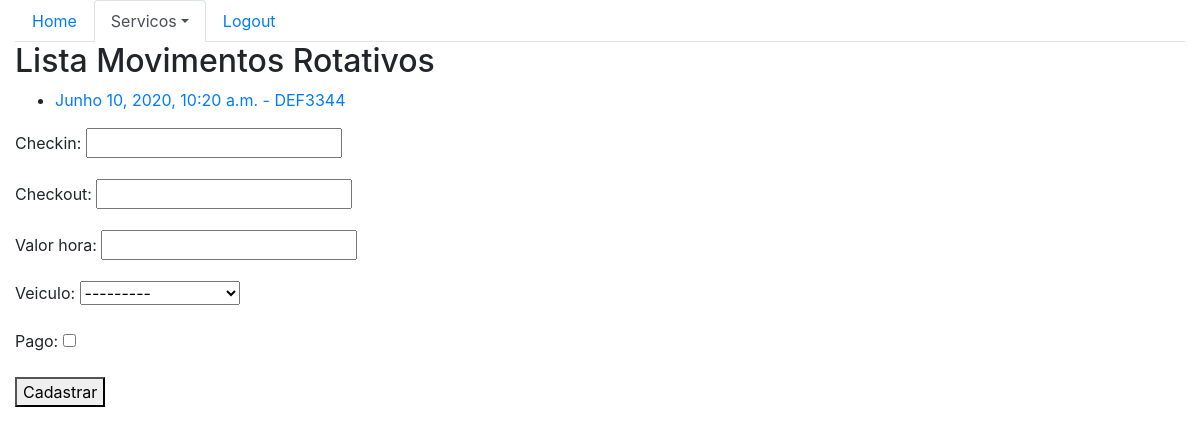
/sistema/mov-rot/, run on an earlier commit of the app's database.
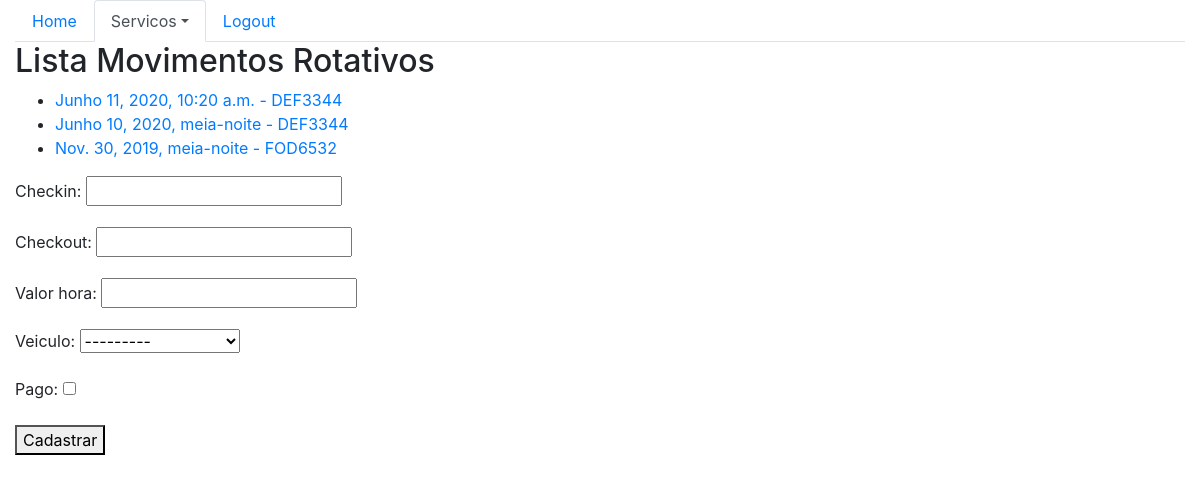
And on a later commit of the database.
### core/models.py (models this page shows, shortened)
class MovRotativo(models.Model):
    checkin = models.DateTimeField(auto_now=False)
    checkout = models.DateTimeField(auto_now=False, null=True, blank=True)
    valor_hora = models.DecimalField(max_digits=5, decimal_places=2)
    veiculo = models.ForeignKey(Veiculo, on_delete=models.PROTECT)
    pago = models.BooleanField(default=False)

class Veiculo(models.Model):
    marca = models.ForeignKey(Marca, on_delete=models.CASCADE)
    placa = models.CharField(max_length=7)
    proprietario = models.ForeignKey(Pessoa, on_delete=models.PROTECT)
    cor = models.CharField(max_length=15)
    observacoes = models.TextField()
    def __str__(self):
        return self.marca.nome + ' - ' + self.placa

### core/views.py (the view)
def lista_movrotativos(request):
    mov_rot = MovRotativo.objects.all()
    form = MovRotativoForm()
    data = {'form': form, 'mov_rot': mov_rot}
    return render(
        request, 'core/lista_movrotativos.html', data)

### core/forms.py
class MovRotativoForm(ModelForm):
    class Meta:
        model = MovRotativo
        fields = '__all__'

### core/templates/core/lista_movrotativos.html (shortened to what this page needs)
{% extends 'base.html' %}
{% block menu%}
    <ul class="nav nav-tabs">
        <li class="nav-item">
            <a class="nav-link" href="{% url 'core_home' %}">Home</a>
        </li>
        <li class="nav-item dropdown">
        <li class="nav-item active dropdown">
            <a class="nav-link dropdown-toggle active" data-toggle="dropdown" href="#" role="button" aria-haspopup="true" aria-expanded="false">Servicos</a>
        </li>
        <li class="nav-item">
            <a class="nav-link" href="">Logout</a>
        </li>
    </ul>
{% endblock %}
{% block main %}
    <h2>Lista Movimentos Rotativos</h2>
    <ul>
    {% for mov in mov_rot %}
        <li>
            <a href="{% url 'core_movrotativos_update' mov.id %}">
                {{ mov.checkin }} - {{ mov.veiculo.placa }}
            </a>
        </li>
    {% endfor %}
    </ul>
    <form action="{% url 'core_movrotativos_novo' %}" method="POST">
        {{ form.as_p }}
        <button type="submit">Cadastrar</button>
    </form>
{% endblock %}

What changed in the data, as far as the page shows it:
changed MovRotativo: checkin "Junho 10, 2020, 10:20 a.m." → "Junho 11, 2020, 10:20 a.m."
added MovRotativo: checkin "Junho 10, 2020, meia-noite", veiculo.placa "DEF3344"
added MovRotativo: checkin "Nov. 30, 2019, meia-noite", veiculo.placa "FOD6532"
